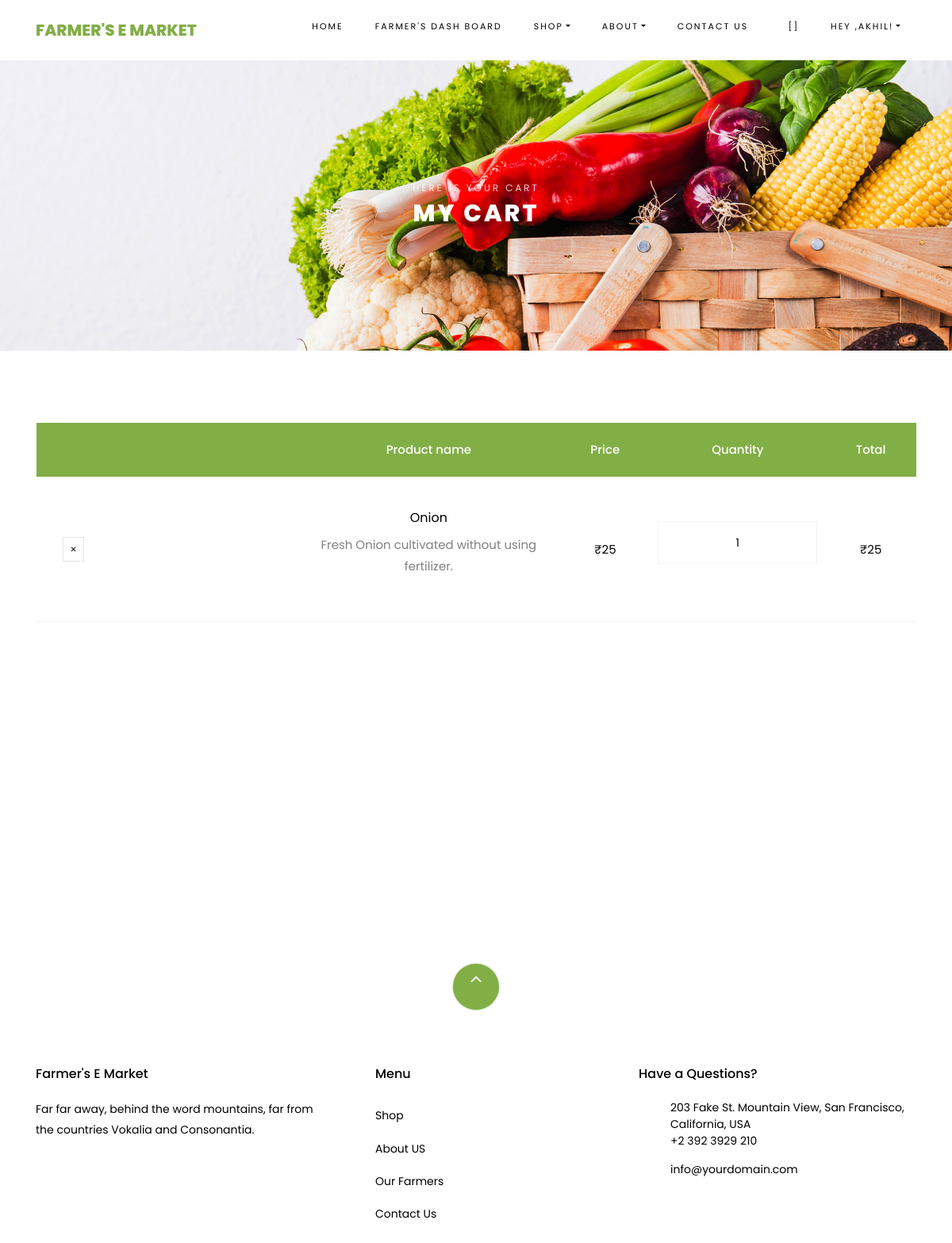
Page /cart (signed in) on the committed database.
### public/models.py (models this page shows)
class cart(models.Model):
	userid = models.ForeignKey(User,default=None,on_delete=models.CASCADE)
	productid = models.ForeignKey(products,default=None,on_delete=models.CASCADE)
	quantity = models.IntegerField(default=1)

### farmers/models.py (models this page shows)
class products(models.Model):
	pname = models.CharField(max_length=100)
	ptype = models.CharField(max_length=10, choices=ptypes, default='Vegetables')
	description = models.TextField()
	stock = models.IntegerField()
	price  =models.IntegerField()
	img = ResizedImageField(size=[500, 400],crop=['middle', 'center'],upload_to='products/pics')
	offer = models.BooleanField(default=False)
	isactive = models.BooleanField(default=True)
	offerprice = models.IntegerField(blank=True,null=True)
	created_at = models.DateField(auto_now_add=True)
	owner = models.ForeignKey(User,default=None,on_delete=models.CASCADE)#for now to pass form validation,will remove later

### public/views.py (the view)
# urls.py: path('cart', views.viewcart,name='cart'),
def viewcart(request):
	if request.user.is_anonymous:
		return redirect('/')
	try:
		cartlist=cart.objects.filter(userid=request.user.id)
	except cart.DoesNotExist:
		cartlist = None
	total=0
	subtotal=[]
	if cartlist:
		for item in cartlist:
			if item.productid.offer:
				subtotal.append(item.productid.offerprice*item.quantity)
				total=total+item.productid.offerprice*item.quantity
			else:
				subtotal.append(item.productid.price*item.quantity)
				total=total+item.productid.price*item.quantity
	gtotal=total+100
	return render(request,"public/cart.html",{'cartlist':cartlist,'subtotal':subtotal,'total':total,'gtotal':gtotal})

### template/public/cart.html (shortened to what this page needs)
{% extends 'public/base.html' %}
{% load static %}
{% block content %}
    <div class="hero-wrap hero-bread" style="background-image: url('{% static 'public/images/bg_1.jpg' %}');">
      <div class="container">
        <div class="row no-gutters slider-text align-items-center justify-content-center">
          <div class="col-md-9 ftco-animate text-center">
          	<p class="breadcrumbs">here is your cart</p>
            <h1 class="mb-0 bread">My Cart</h1>
          </div>
        </div>
      </div>
    </div>
    <section class="ftco-section ftco-cart">
			<div class="container">
				<div class="row">
    			<div class="col-md-12 ftco-animate">
    				<div class="cart-list">
	    				<table class="table">
						    <thead class="thead-primary">
						      <tr class="text-center">
						        <th>&nbsp;</th>
						        <th>&nbsp;</th>
						        <th>Product name</th>
						        <th>Price</th>
						        <th>Quantity</th>
						        <th>Total</th>
						      </tr>
						    </thead>
						    <tbody>
						    	{% if cartlist %}
						    	{% for item in cartlist %}
						    	{% for subt in subtotal %}
						    	{% if forloop.counter == forloop.parentloop.counter %}
						      <tr id="myElement" class="text-center">
						        <td class="product-remove"><a href="#" id="removecart" data-id="{{ item.productid.id }}" class="remove-from-cart"><span class="ion-ios-close"></span></a></td>
						        <td class="image-prod"><a href="/product?id={{ item.productid.id }}"><div class="img" style="background-image:url({{ item.productid.img.url}});"></div></a></td>
						        <td class="product-name">
						        	<h3>{{ item.productid.pname }}</h3>
						        	<p>{{ item.productid.description }}</p>
						        </td>
						        <td class="price">₹{% if item.productid.offer %}{{ item.productid.offerprice }}{% else %}{{ item.productid.price }}{% endif %}</td>
						        <td class="quantity">
						        	<div class="input-group mb-3">
					             	<input type="text" name="quantity" class="quantity form-control input-number" value="{{ item.quantity }}" min="1" max="100" readonly>
					          	</div>
					          </td>
						        <td class="total">₹{{ subt }}</td>
						      </tr>
						      {% endif %}
						      {% endfor %}
						      {% endfor %}
						      {% endif %}
						    </tbody>
						  </table>
					  </div>
    			</div>
    		</div>
    		{% if cartlist %}
    		<div class="row justify-content-end">
    		</div>
    		{% endif %}
			</div>
		</section>
 {% endblock %}

### template/public/base.html (shortened to what this page needs)
{% load static %}
<!DOCTYPE html>
<html lang="en">
  <head>
    <link rel="stylesheet" href="{% static 'public/css/open-iconic-bootstrap.min.css' %}">
    <link rel="stylesheet" href="{% static 'public/css/animate.css' %}">
    <link rel="stylesheet" href="{% static 'public/css/owl.carousel.min.css' %}">
    <link rel="stylesheet" href="{% static 'public/css/owl.theme.default.min.css' %}">
    <link rel="stylesheet" href="{% static 'public/css/magnific-popup.css' %}">
    <link rel="stylesheet" href="{% static 'public/css/aos.css' %}">
    <link rel="stylesheet" href="{% static 'public/css/ionicons.min.css' %}">
    <link rel="stylesheet" href="{% static 'public/css/bootstrap-datepicker.css' %}">
    <link rel="stylesheet" href="{% static 'public/css/jquery.timepicker.css' %}">
    <link rel="stylesheet" href="{% static 'public/css/flaticon.css' %}">
    <link rel="stylesheet" href="{% static 'public/css/icomoon.css' %}">
    <link rel="stylesheet" href="{% static 'public/css/style.css' %}">
  </head>
  <body class="goto-here">
    <nav class="navbar navbar-expand-lg navbar-dark ftco_navbar bg-dark ftco-navbar-light" id="ftco-navbar">
	    <div class="container">
	      <a class="navbar-brand" href="index">Farmer's E Market</a>
	      <div class="collapse navbar-collapse" id="ftco-nav">
	        <ul class="navbar-nav ml-auto">
	          <li class="nav-item active"><a href="index" class="nav-link">Home</a></li>
            {% if user.userprofile.ismerchant == True %}
            <li class="nav-item active"><a href="/farmers/dash" class="nav-link">Farmer's Dash Board</a></li>
            {% endif %}
	          <li class="nav-item dropdown">
              <a class="nav-link dropdown-toggle" href="shop" id="dropdown04" data-toggle="dropdown" aria-haspopup="true" aria-expanded="false">Shop</a>
            </li>
            <li class="nav-item dropdown">
              <a class="nav-link dropdown-toggle" href="shop" id="dropdown04" data-toggle="dropdown" aria-haspopup="true" aria-expanded="false">About</a>
            </li>
	          <li class="nav-item"><a href="contact" class="nav-link">Contact us</a></li>
            {% if user.is_authenticated %}
	           <li class="nav-item cta cta-colored"><a href="cart" class="nav-link"><span class="icon-shopping_cart"></span><label id="cartcount">[]</label></a></li>
             <li class="nav-item dropdown">
              <a class="nav-link dropdown-toggle" href="shop" id="dropdown04" data-toggle="dropdown" aria-haspopup="true" aria-expanded="false">Hey ,{{ user.first_name }}!</a>
            </li>
             {% else %}
              <li class="nav-item active"><a href="plogin" class="nav-link">Login</a></li>
              {% endif %}
	        </ul>
	      </div>
	    </div>
	  </nav>
    {% block content %}
    {% endblock %}
    <footer class="ftco-footer ftco-section">
      <div class="container">
        <div class="row">
          <div class="mouse">
            <a href="#" class="mouse-icon">
              <div class="mouse-wheel"><span class="ion-ios-arrow-up"></span></div>
            </a>
          </div>
        </div>
        <div class="row mb-5">
          <div class="col-md">
            <div class="ftco-footer-widget mb-4">
              <h2 class="ftco-heading-2">Farmer's E Market</h2>
              <p>Far far away, behind the word mountains, far from the countries Vokalia and Consonantia.</p>
              <ul class="ftco-footer-social list-unstyled float-md-left float-lft mt-5">
              </ul>
            </div>
          </div>
          <div class="col-md">
            <div class="ftco-footer-widget mb-4 ml-md-5">
              <h2 class="ftco-heading-2">Menu</h2>
              <ul class="list-unstyled">
                <li><a href="shop" class="py-2 d-block">Shop</a></li>
                <li><a href="about" class="py-2 d-block">About US</a></li>
                <li><a href="ourfarmers" class="py-2 d-block">Our Farmers</a></li>
                <li><a href="contact" class="py-2 d-block">Contact Us</a></li>
              </ul>
            </div>
          </div>
          <div class="col-md">
            <div class="ftco-footer-widget mb-4">
              <h2 class="ftco-heading-2">Have a Questions?</h2>
              <div class="block-23 mb-3">
                <ul>
                  <li><span class="icon icon-map-marker"></span><span class="text">203 Fake St. Mountain View, San Francisco, California, USA</span></li>
                  <li><a href="#"><span class="icon icon-phone"></span><span class="text">+2 392 3929 210</span></a></li>
                  <li><a href="#"><span class="icon icon-envelope"></span><span class="text">info@yourdomain.com</span></a></li>
                </ul>
              </div>
            </div>
          </div>
        </div>
      </div>
    </footer>
  </body>
</html>

### static/public/css/icomoon.css (style rules this page uses)
[class^="icon-"], [class*=" icon-"] { font-family: 'icomoon' !important; speak: none; font-style: normal; font-weight: normal; font-variant: normal; text-transform: none; line-height: 1; -webkit-font-smoothing: antialiased; -moz-osx-font-smoothing: grayscale; }
.icon-map-marker:before { content: "\f041"; }
.icon-phone:before { content: "\f095"; }
.icon-envelope:before { content: "\f0e0"; }
.icon-shopping_cart:before { content: "\e8cc"; }

### rows in the picture
cart: productid.pname "Onion", productid.description "Fresh Onion cultivated without using fertilizer.", productid.offerprice "25", quantity "1", subtotal "25"

### other values in the picture
{{ user.first_name }} "AKHIL"
